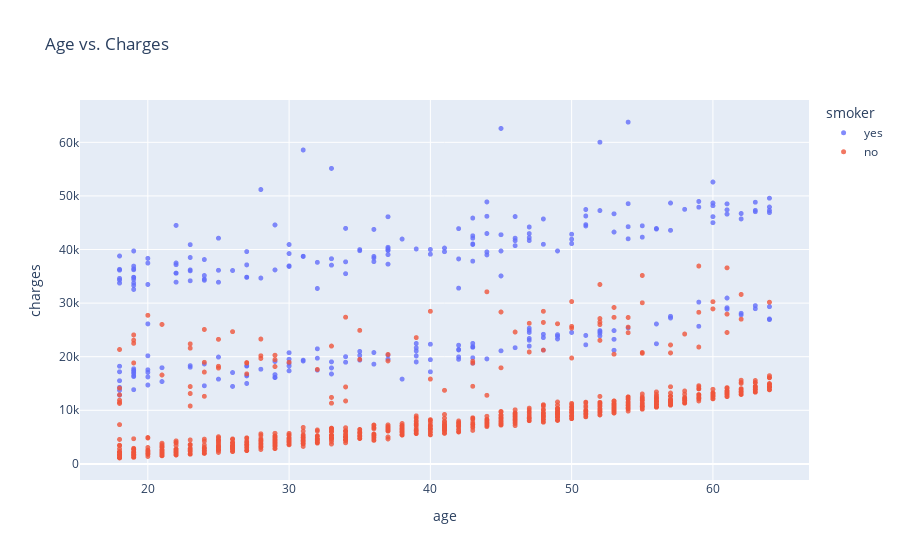

Notebook cell for this chart:
### Markdown cell above
## Visualize the relation between 'Charges' and Other columns
## Age and Charges

### Code cell
fig = px.scatter(medical_df, 
                 x='age', 
                 y='charges', 
                 color='smoker', 
                opacity=0.8, 
                 hover_data=['sex'], 
                 height=600,
                 title='Age vs. Charges')
fig.update_traces(marker_size=5)
fig.show()

### Figure 1 — Plotly figure (JSON) as saved in the notebook; plotly's stock layout.template omitted (floating-point values rounded to 4 significant figures; data arrays with more than 128 entries replaced by an {"elided": "..."} marker saying what was removed)
{"data": [{"customdata": {"elided": "274x1 str values"}, "hovertemplate": "smoker=yes<br>age=%{x}<br>charges=%{y}<br>sex=%{customdata[0]}<extra></extra>", "legendgroup": "yes", "marker": {"color": "#636efa", "opacity": 0.8, "size": 5, "symbol": "circle"}, "mode": "markers", "name": "yes", "showlegend": true, "type": "scattergl", "x": {"elided": "274 int values"}, "xaxis": "x", "y": {"elided": "274 float values"}, "yaxis": "y"}, {"customdata": {"elided": "1064x1 str values"}, "hovertemplate": "smoker=no<br>age=%{x}<br>charges=%{y}<br>sex=%{customdata[0]}<extra></extra>", "legendgroup": "no", "marker": {"color": "#EF553B", "opacity": 0.8, "size": 5, "symbol": "circle"}, "mode": "markers", "name": "no", "showlegend": true, "type": "scattergl", "x": {"elided": "1064 int values"}, "xaxis": "x", "y": {"elided": "1064 float values"}, "yaxis": "y"}], "layout": {"autosize": true, "legend": {"title": {"text": "smoker"}, "tracegroupgap": 0}, "title": {"text": "Age vs. Charges"}, "xaxis": {"anchor": "y", "autorange": true, "domain": [0, 1], "range": [15.25, 66.75], "title": {"text": "age"}, "type": "linear"}, "yaxis": {"anchor": "x", "autorange": true, "domain": [0, 1], "range": [-2944.0, 67840.0], "title": {"text": "charges"}, "type": "linear"}}}
